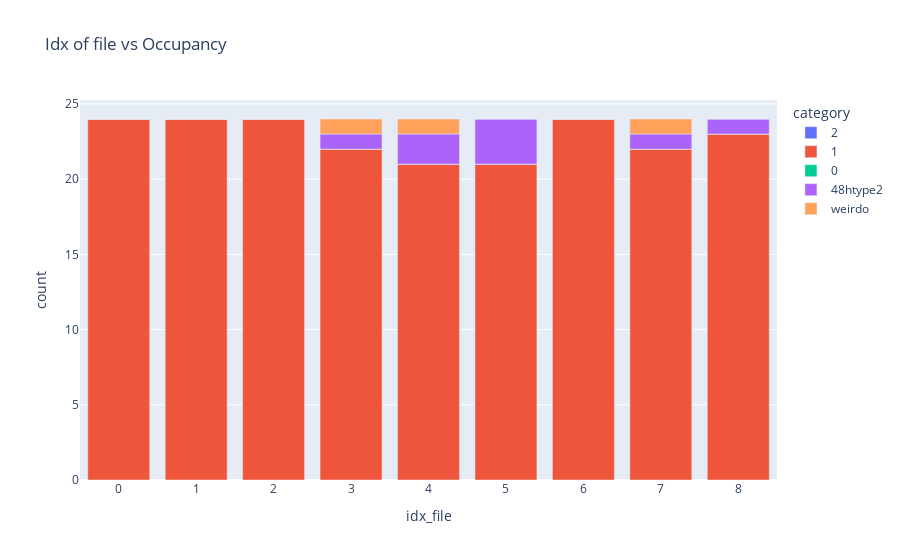

Notebook source saved alongside this figure:
### Code cell
get_occupancy(file_loc_important_cols, coor_structure_init_dict_expanded, tuple_metainfo, direc_restructure_destination, var_filename = "mapLi", el = "Li")
df = plot_occupancy(file_loc_important_cols, category_labels)

### Figure 1 — Plotly figure (JSON) as saved in the notebook; plotly's stock layout.template omitted (floating-point values rounded to 4 significant figures)
{"data": [{"alignmentgroup": "True", "hovertemplate": "category=2<br>idx_file=%{x}<br>count=%{y}<extra></extra>", "legendgroup": "2", "marker": {"color": "#636efa", "pattern": {"shape": ""}}, "name": "2", "offsetgroup": "2", "orientation": "v", "showlegend": true, "textposition": "auto", "type": "bar", "x": [0, 1, 2, 3, 4, 5, 6, 7, 8], "xaxis": "x", "y": [0, 0, 0, 0, 0, 0, 0, 0, 0], "yaxis": "y"}, {"alignmentgroup": "True", "hovertemplate": "category=1<br>idx_file=%{x}<br>count=%{y}<extra></extra>", "legendgroup": "1", "marker": {"color": "#EF553B", "pattern": {"shape": ""}}, "name": "1", "offsetgroup": "1", "orientation": "v", "showlegend": true, "textposition": "auto", "type": "bar", "x": [0, 1, 2, 3, 4, 5, 6, 7, 8], "xaxis": "x", "y": [24, 24, 24, 22, 21, 21, 24, 22, 23], "yaxis": "y"}, {"alignmentgroup": "True", "hovertemplate": "category=0<br>idx_file=%{x}<br>count=%{y}<extra></extra>", "legendgroup": "0", "marker": {"color": "#00cc96", "pattern": {"shape": ""}}, "name": "0", "offsetgroup": "0", "orientation": "v", "showlegend": true, "textposition": "auto", "type": "bar", "x": [0, 1, 2, 3, 4, 5, 6, 7, 8], "xaxis": "x", "y": [0, 0, 0, 0, 0, 0, 0, 0, 0], "yaxis": "y"}, {"alignmentgroup": "True", "hovertemplate": "category=48htype2<br>idx_file=%{x}<br>count=%{y}<extra></extra>", "legendgroup": "48htype2", "marker": {"color": "#ab63fa", "pattern": {"shape": ""}}, "name": "48htype2", "offsetgroup": "48htype2", "orientation": "v", "showlegend": true, "textposition": "auto", "type": "bar", "x": [0, 1, 2, 3, 4, 5, 6, 7, 8], "xaxis": "x", "y": [0, 0, 0, 1, 2, 3, 0, 1, 1], "yaxis": "y"}, {"alignmentgroup": "True", "hovertemplate": "category=weirdo<br>idx_file=%{x}<br>count=%{y}<extra></extra>", "legendgroup": "weirdo", "marker": {"color": "#FFA15A", "pattern": {"shape": ""}}, "name": "weirdo", "offsetgroup": "weirdo", "orientation": "v", "showlegend": true, "textposition": "auto", "type": "bar", "x": [0, 1, 2, 3, 4, 5, 6, 7, 8], "xaxis": "x", "y": [0, 0, 0, 1, 1, 0, 0, 1, 0], "yaxis": "y"}], "layout": {"barmode": "relative", "legend": {"title": {"text": "category"}, "tracegroupgap": 0}, "title": {"text": "Idx of file vs Occupancy"}, "xaxis": {"anchor": "y", "domain": [0, 1], "title": {"text": "idx_file"}}, "yaxis": {"anchor": "x", "domain": [0, 1], "title": {"text": "count"}}}}
